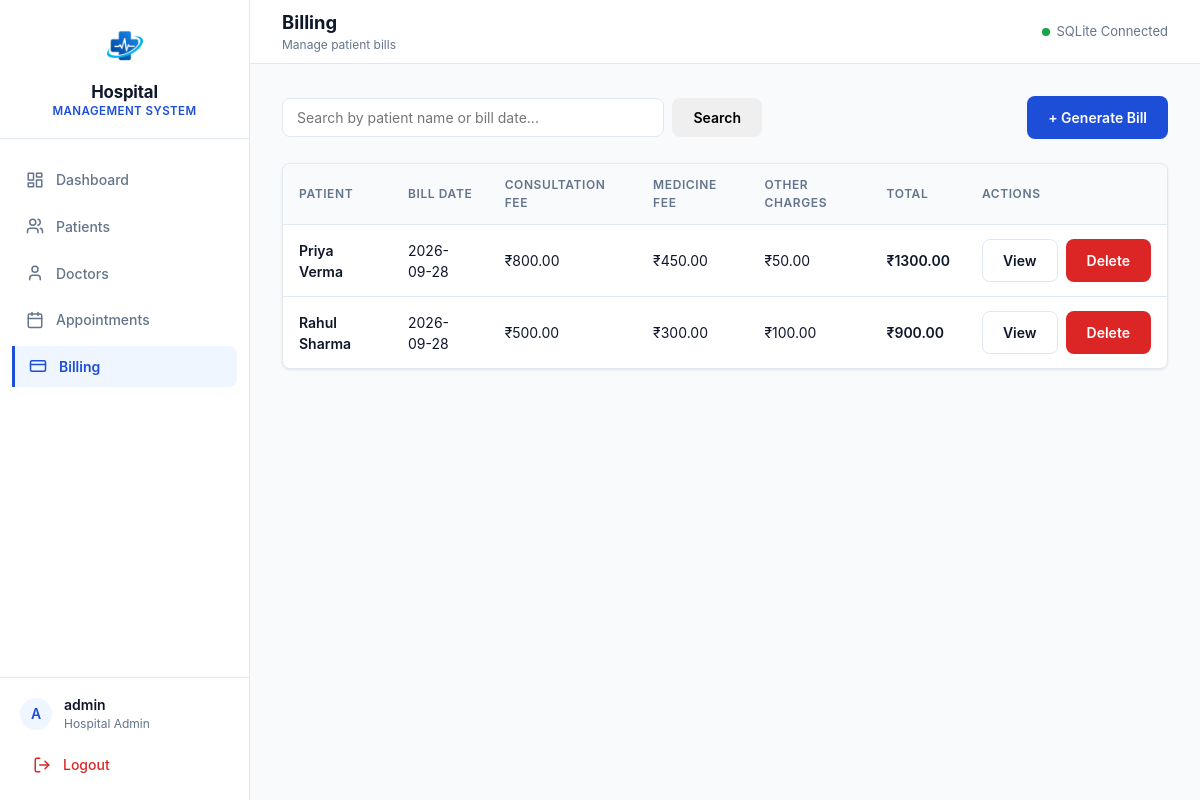
The page /billing (signed in) on the database its author committed.
### tables this page shows
CREATE TABLE bills (
            bill_id INTEGER PRIMARY KEY AUTOINCREMENT,
            patient_id INTEGER NOT NULL,
            consultation_fee REAL NOT NULL,
            medicine_fee REAL NOT NULL,
            other_charges REAL NOT NULL,
            total_amount REAL NOT NULL,
            bill_date TEXT NOT NULL,
            FOREIGN KEY (patient_id) REFERENCES patients (patient_id)
        );

CREATE TABLE patients (
            patient_id INTEGER PRIMARY KEY AUTOINCREMENT,
            name TEXT NOT NULL,
            age INTEGER NOT NULL,
            gender TEXT NOT NULL,
            phone TEXT NOT NULL,
            address TEXT NOT NULL
        );

### app.py (the view)
@app.route("/billing")
@login_required
def billing():
    search_query = request.args.get("search", "").strip()
    database = get_database_connection()
    if search_query:
        search_pattern = build_like_pattern(search_query)
        normalized_date = normalize_search_date(search_query)
        if normalized_date is not None:
            bill_records = database.execute(
                """
                SELECT
                    bills.bill_id,
                    patients.name AS patient_name,
                    bills.consultation_fee,
                    bills.medicine_fee,
                    bills.other_charges,
                    bills.total_amount,
                    bills.bill_date
                FROM bills
                JOIN patients
                    ON bills.patient_id = patients.patient_id
                WHERE patients.name LIKE ? ESCAPE '\\'
                   OR bills.bill_date = ?
                ORDER BY bills.bill_id DESC
                """,
                (
                    search_pattern,
                    normalized_date,
                ),
            ).fetchall()
        else:
            bill_records = database.execute(
                """
                SELECT
                    bills.bill_id,
                    patients.name AS patient_name,
                    bills.consultation_fee,
                    bills.medicine_fee,
                    bills.other_charges,
                    bills.total_amount,
                    bills.bill_date
                FROM bills
                JOIN patients
                    ON bills.patient_id = patients.patient_id
                WHERE patients.name LIKE ? ESCAPE '\\'
                ORDER BY bills.bill_id DESC
                """,
                (search_pattern,),
            ).fetchall()
    else:
        bill_records = database.execute("""
            SELECT
                bills.bill_id,
                patients.name AS patient_name,
                bills.consultation_fee,
                bills.medicine_fee,
                bills.other_charges,
                bills.total_amount,
                bills.bill_date
            FROM bills
            JOIN patients
                ON bills.patient_id = patients.patient_id
            ORDER BY bills.bill_id DESC
            """).fetchall()
    return render_template(
        "billing.html",
        bills=bill_records,
        search_query=search_query,
    )

### app.py (called while the page is built)
def get_database_connection():
    if "database" not in g:
        g.database = sqlite3.connect(DATABASE_PATH)
        g.database.row_factory = sqlite3.Row
        g.database.execute("PRAGMA foreign_keys = ON")
    return g.database

@app.teardown_appcontext
def close_database_connection(exception=None):
    database = g.pop("database", None)
    if database is not None:
        database.close()

def login_required(view_function):
    @wraps(view_function)
    def decorated_function(*args, **kwargs):
        if "user" not in session:
            return redirect(url_for("login"))
        return view_function(*args, **kwargs)
    return decorated_function

### templates/billing.html (shortened to what this page needs)
{% extends "base.html" %}
{% block header_title %}Billing{% endblock %}
{% block header_subtitle %}Manage patient bills{% endblock %}
{% block content %}
<div class="page-toolbar">
  <form action="{{ url_for('billing') }}" method="GET" class="search-form" role="search">
    <div class="search-input-group">
      <input
        type="text"
        name="search"
        class="form-control search-input"
        placeholder="Search by patient name or bill date..."
        value="{{ search_query }}"
        aria-label="Search bills"
      >
      <button type="submit" class="btn btn-secondary">Search</button>
    </div>
  </form>
  <a href="{{ url_for('add_bill') }}" class="btn btn-primary">+ Generate Bill</a>
</div>
{% if bills %}
  <div class="content-card">
    <div class="table-responsive">
      <table class="data-table">
        <thead>
          <tr>
            <th scope="col">Patient</th>
            <th scope="col">Bill Date</th>
            <th scope="col">Consultation Fee</th>
            <th scope="col">Medicine Fee</th>
            <th scope="col">Other Charges</th>
            <th scope="col">Total</th>
            <th scope="col">Actions</th>
          </tr>
        </thead>
        <tbody>
          {% for bill in bills %}
            <tr>
              <td class="font-medium">{{ bill.patient_name }}</td>
              <td>{{ bill.bill_date }}</td>
              <td>&#8377;{{ "%.2f"|format(bill.consultation_fee) }}</td>
              <td>&#8377;{{ "%.2f"|format(bill.medicine_fee) }}</td>
              <td>&#8377;{{ "%.2f"|format(bill.other_charges) }}</td>
              <td class="font-medium">&#8377;{{ "%.2f"|format(bill.total_amount) }}</td>
              <td>
                <div class="table-actions">
                  <a href="{{ url_for('view_bill', bill_id=bill.bill_id) }}" class="btn btn-sm btn-outline">View</a>
                  <a href="{{ url_for('delete_bill', bill_id=bill.bill_id) }}" class="btn btn-sm btn-danger">Delete</a>
                </div>
              </td>
            </tr>
          {% endfor %}
        </tbody>
      </table>
    </div>
  </div>
{% endif %}
{% endblock %}

### templates/base.html (shortened to what this page needs)
<!DOCTYPE html>
<html lang="en">
<head>
  <link rel="stylesheet" href="{{ url_for('static', filename='css/style.css') }}">
</head>
<body>
  <div class="app-layout">
    <aside class="sidebar">
      <div class="sidebar-header">
        <a href="{{ url_for('dashboard') }}" class="sidebar-brand-link" aria-label="Hospital Management System">
          <img src="{{ url_for('static', filename='images/hospital-logo.png') }}" alt="Hospital Management System Logo" class="sidebar-logo">
          <div class="sidebar-brand-text">
            <span class="sidebar-brand-title">Hospital</span>
            <span class="sidebar-brand-subtitle">Management System</span>
          </div>
        </a>
      </div>
      <nav class="sidebar-nav" aria-label="Main Navigation">
        <a href="{{ url_for('dashboard') }}" class="nav-link {% if request.endpoint == 'dashboard' %}active{% endif %}">
          <div class="nav-link-content">
            <span class="nav-link-icon">
            </span>
            <span>Dashboard</span>
          </div>
        </a>
        <a href="{{ url_for('patients') }}" class="nav-link {% if request.endpoint in ['patients', 'add_patient', 'edit_patient', 'delete_patient'] %}active{% endif %}">
          <div class="nav-link-content">
            <span class="nav-link-icon">
            </span>
            <span>Patients</span>
          </div>
        </a>
        <a href="{{ url_for('doctors') }}" class="nav-link {% if request.endpoint in ['doctors', 'add_doctor', 'edit_doctor', 'delete_doctor'] %}active{% endif %}">
          <div class="nav-link-content">
            <span class="nav-link-icon">
              <svg width="18" height="18" viewBox="0 0 24 24" fill="none" stroke="currentColor" stroke-width="2" stroke-linecap="round" stroke-linejoin="round" aria-hidden="true">
                <path d="M19 21v-2a4 4 0 0 0-4-4H9a4 4 0 0 0-4 4v2"/>
                <circle cx="12" cy="7" r="4"/>
              </svg>
            </span>
            <span>Doctors</span>
          </div>
        </a>
        <a href="{{ url_for('appointments') }}" class="nav-link {% if request.endpoint in ['appointments', 'add_appointment', 'edit_appointment', 'delete_appointment'] %}active{% endif %}">
          <div class="nav-link-content">
            <span class="nav-link-icon">
            </span>
            <span>Appointments</span>
          </div>
        </a>
        <a href="{{ url_for('billing') }}" class="nav-link {% if request.endpoint in ['billing', 'add_bill', 'view_bill', 'delete_bill'] %}active{% endif %}">
          <div class="nav-link-content">
            <span class="nav-link-icon">
              <svg width="18" height="18" viewBox="0 0 24 24" fill="none" stroke="currentColor" stroke-width="2" stroke-linecap="round" stroke-linejoin="round" aria-hidden="true">
                <rect x="2" y="5" width="20" height="14" rx="2"/>
                <line x1="2" y1="10" x2="22" y2="10"/>
              </svg>
            </span>
            <span>Billing</span>
          </div>
        </a>
      </nav>
      <div class="sidebar-footer">
        <div class="user-profile">
          <div class="user-avatar" aria-hidden="true">A</div>
          <div class="user-info">
            <span class="user-name">{{ session.get('user', 'Administrator') }}</span>
            <span class="user-role">Hospital Admin</span>
          </div>
        </div>
        <a href="{{ url_for('logout') }}" class="nav-link nav-logout">
          <div class="nav-link-content">
            <span class="nav-link-icon">
              <svg width="18" height="18" viewBox="0 0 24 24" fill="none" stroke="currentColor" stroke-width="2" stroke-linecap="round" stroke-linejoin="round" aria-hidden="true">
                <path d="M9 21H5a2 2 0 0 1-2-2V5a2 2 0 0 1 2-2h4"/>
                <polyline points="16 17 21 12 16 7"/>
                <line x1="21" y1="12" x2="9" y2="12"/>
              </svg>
            </span>
            <span>Logout</span>
          </div>
        </a>
      </div>
    </aside>
    <div class="main-wrapper">
      <header class="top-header">
        <div class="header-title-wrap">
          <h1 class="header-title">{% block header_title %}Hospital Management System{% endblock %}</h1>
          <p class="header-subtitle">{% block header_subtitle %}Administration Portal{% endblock %}</p>
        </div>
        <div class="header-meta">
          <div class="status-indicator">
            <span class="status-dot"></span>
            <span>SQLite Connected</span>
          </div>
        </div>
      </header>
      <main class="content-container">
        {% block content %}{% endblock %}
      </main>
    </div>
  </div>
</body>
</html>

### rows shown on the page
bills: patient_name "Priya Verma", bill_date "2026-09-28", consultation_fee "800.00", medicine_fee "450.00", other_charges "50.00", total_amount "1300.00"
bills: patient_name "Rahul Sharma", bill_date "2026-09-28", consultation_fee "500.00", medicine_fee "300.00", other_charges "100.00", total_amount "900.00"

### other values the page prints
{{ session.get('user', 'Administrator') }} "admin"
